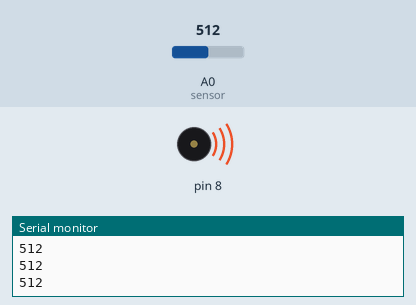
Bench run of a sketch on a simulated Arduino Uno, built with avr-gcc and run on an emulated ATmega328P. Parts: buzzer (waves = sounding), the last lines printed to the serial monitor. The inputs (shaded band) are chosen by the test bench; at power-on: A0 (sensor) = 512.

Above: at 1.2 s.
1.3 s: A0 (sensor) set to 110
4.3 s: A0 (sensor) set to 94
At 5.6 s:
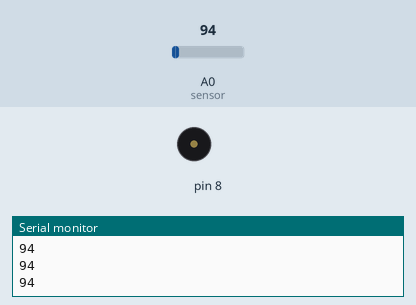
6.0 s: A0 (sensor) set to 122
At 6.15 s:
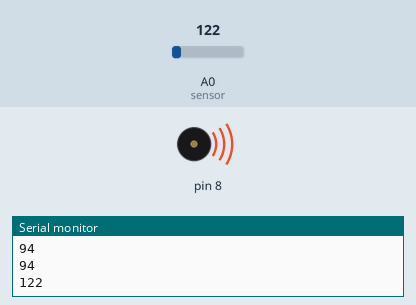
9.0 s: A0 (sensor) set to 90
At 10.4 s:
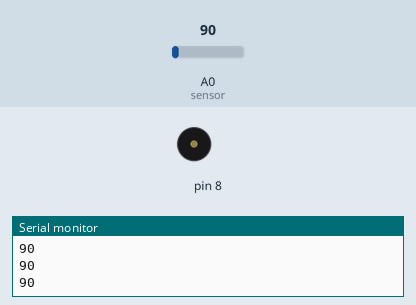
Timing chart, 0 to 11.5 s (numbered marks = the images above; inputs shaded):
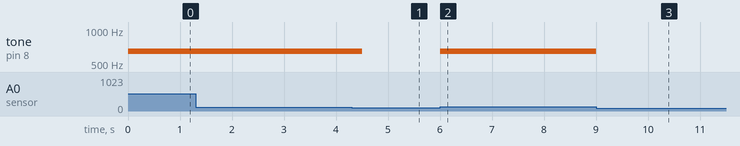

Measured:
- the behaviour switches between 101 and 100 on A0 (sensor) (found by bisection; images 0 and 1)
- after the input at 4.3 s, tone on pin 8: 650 Hz → silent after 0.20 s
- after the input at 6.0 s, tone on pin 8: silent → 650 Hz at once
- after the input at 9.0 s, tone on pin 8: 650 Hz → silent at once

The sketch:

Gas_Piezo.ino
```cpp
int sensor = A0;
int val = 0;
int limit = 47;


void setup() {
  Serial.begin(9600);
}

void loop() {
  val = analogRead(sensor);
  Serial.println(val);
  if (val > 100) {
    tone(8, 650);
  }
  delay(300);
  noTone(8);
}
```
